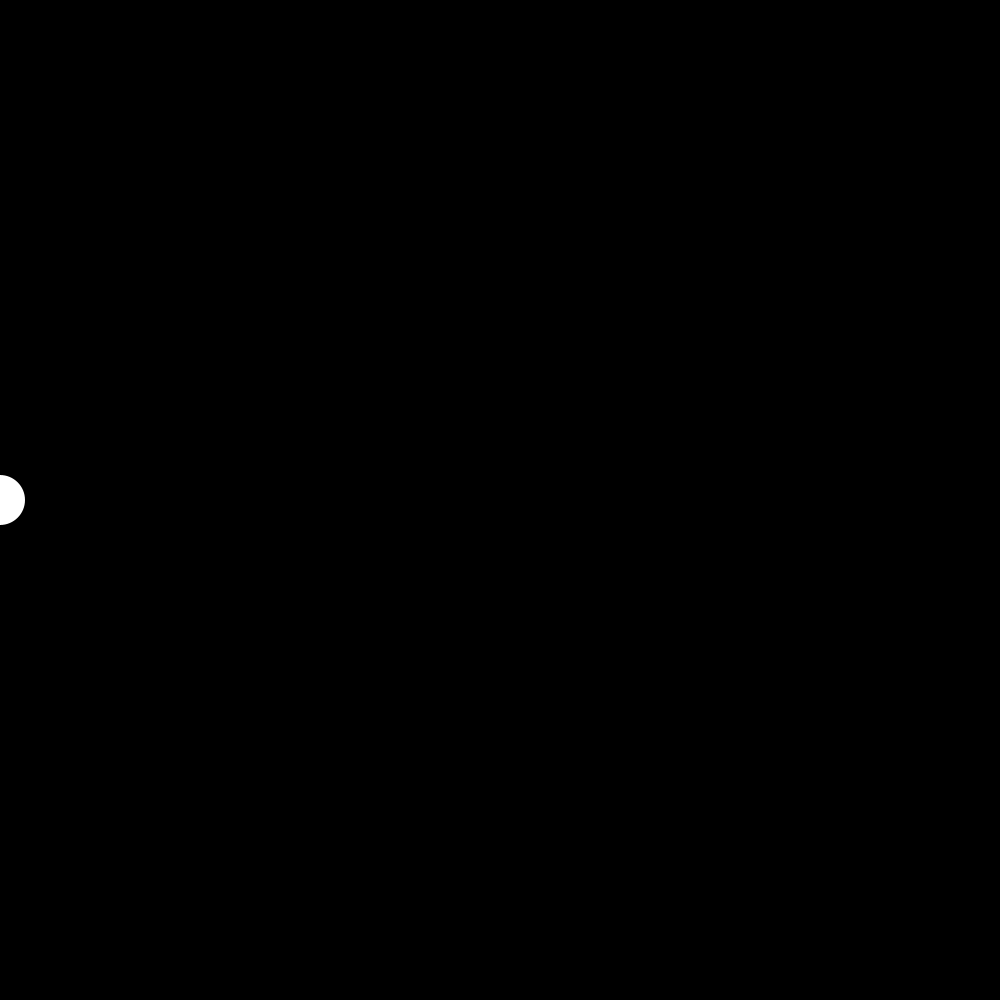
Frame 1 (no input)
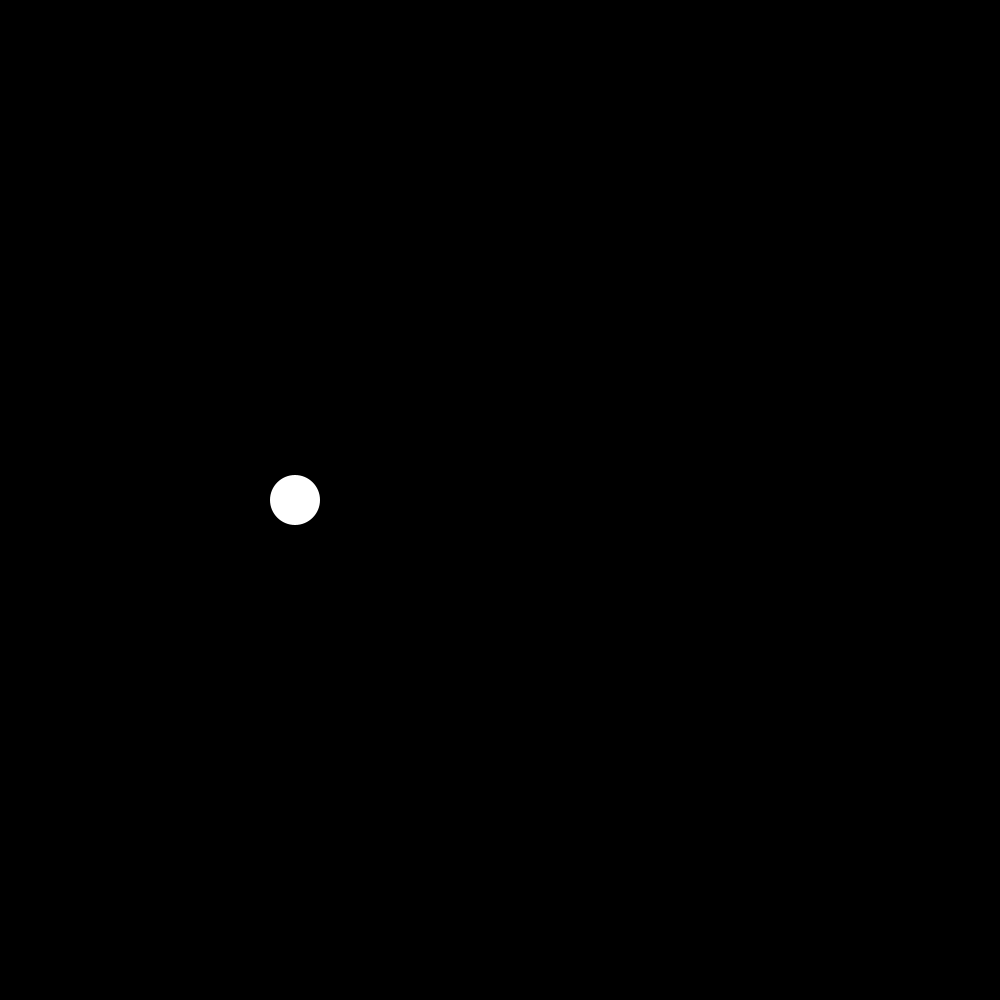
Frame 60 (the mouse pressed at the canvas centre just before this capture)
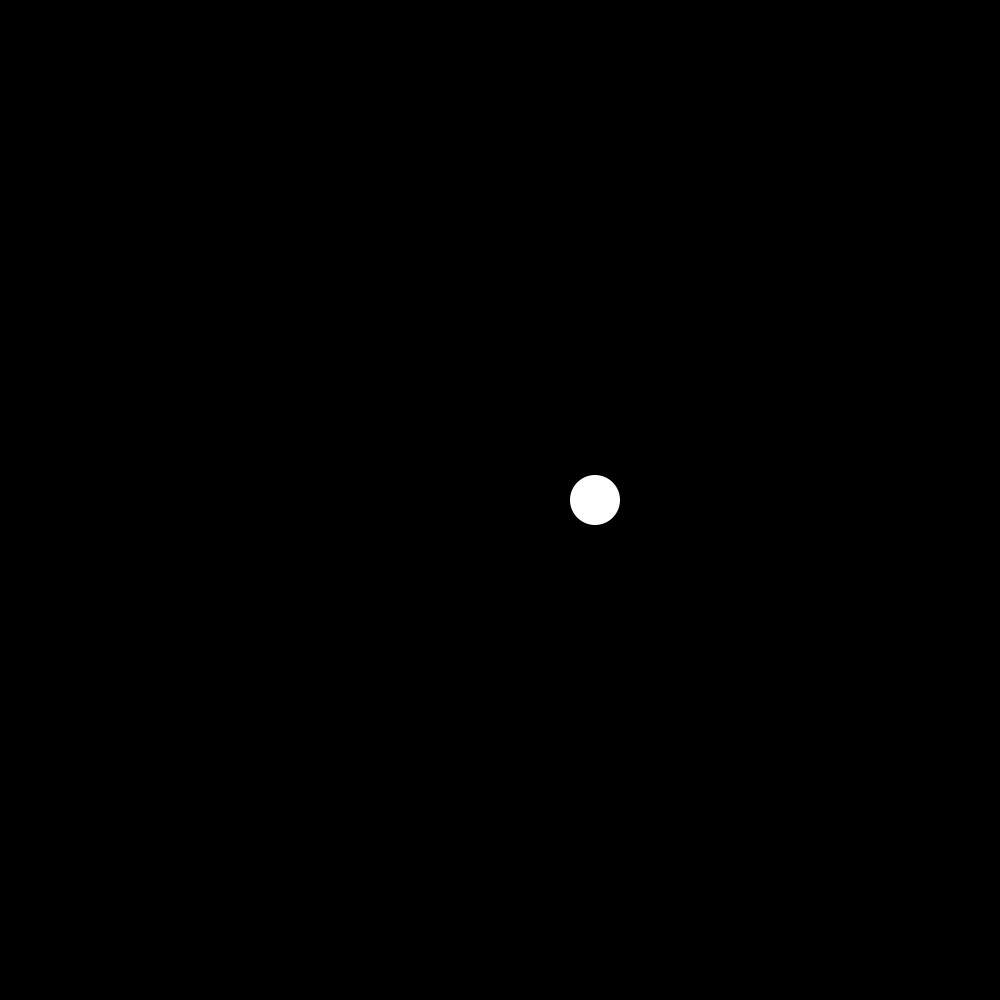
Frame 120 (the mouse held since frame 60 and released just before this capture)

The Processing sketch that drew these frames (run headless with seeded random() and noise(); from frame 60 on, the mouse is pressed at the canvas centre):

// Processing sketch: sketch_180808a
// ── sketch_180808a.pde
  int BX = 0;
  int XHS = 5;
  int BY = 0;
  int YHS = 5;
void setup () {
  
 size (1000,1000);
 background (#000000);
   noStroke(); 
   int BX = 0; 
  
  
 
  
  
  
  
  
  
  
}

void draw () {
   background (#000000);
    fill(#FFFFFF);
  ellipse (BX,500,50,50);
BX+=XHS;
if(BX>width) {
 XHS=-XHS; 
}
  if(BX<0) {
   XHS=-XHS; 
  }
  BY+=YHS;
  if(BY>height) {
    YHS=-YHS;
  }
  if(BY<0) {
   YHS=-YHS; 
  }
  
  
  
  
  
}
